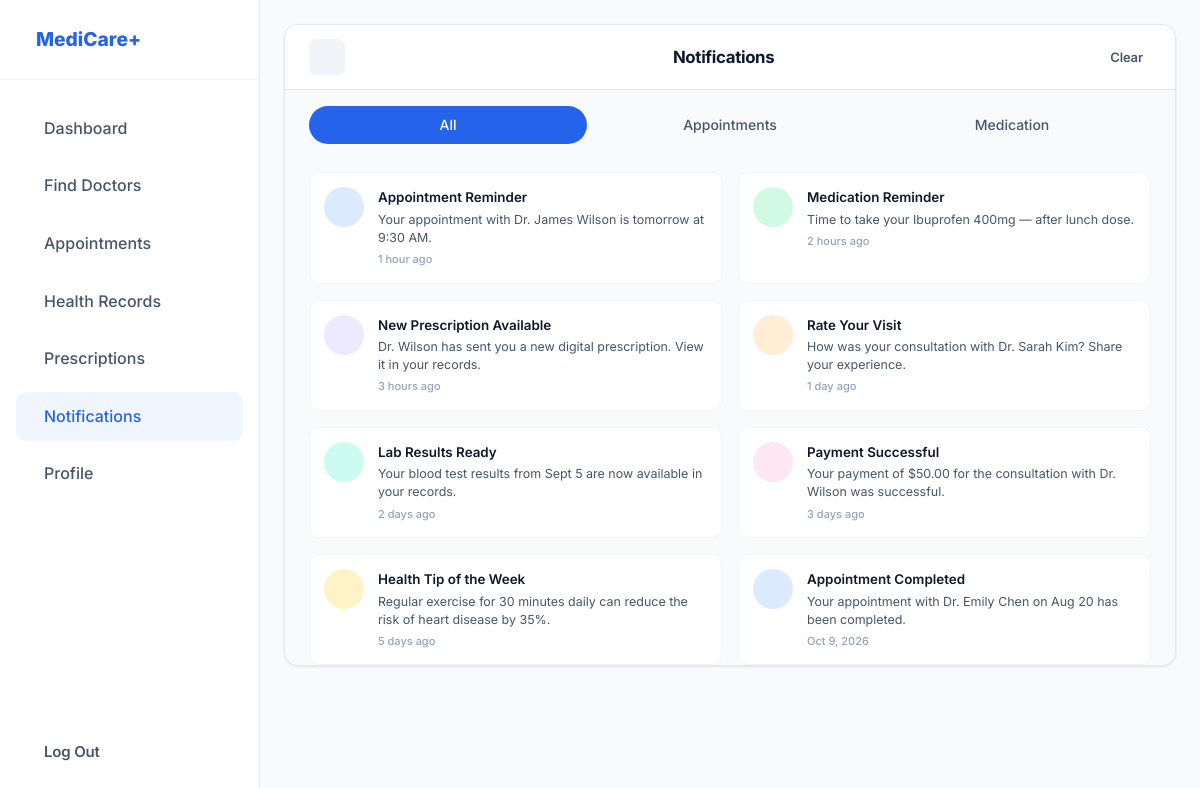
/notifications.php (signed in), run on the app's committed database.
### tables this page shows
CREATE TABLE IF NOT EXISTS notifications (
  id          INT UNSIGNED AUTO_INCREMENT PRIMARY KEY,
  user_id     INT UNSIGNED NOT NULL,
  title       VARCHAR(200) NOT NULL,
  message     TEXT         NOT NULL,
  type        ENUM('appointment','medication','prescription','payment','lab','general') DEFAULT 'general',
  icon_class  VARCHAR(60)  DEFAULT 'ri-notification-3-line',
  icon_color  VARCHAR(20)  DEFAULT 'qa-blue',
  is_read     TINYINT(1)   DEFAULT 0,
  created_at  TIMESTAMP    DEFAULT CURRENT_TIMESTAMP,
  FOREIGN KEY (user_id) REFERENCES users(id) ON DELETE CASCADE
);

### notifications.php (the view, shortened to what this page needs)
<?php
$pdo = getDB();
$uid = $_SESSION['user_id'];
$pdo->prepare('UPDATE notifications SET is_read = 1 WHERE user_id = ?')->execute([$uid]);
$filter = $_GET['type'] ?? 'all';
$sql    = 'SELECT * FROM notifications WHERE user_id = ?';
$params = [$uid];
$sql .= ' ORDER BY created_at DESC';
$stmt = $pdo->prepare($sql);
$stmt->execute($params);
$notifs = $stmt->fetchAll();
function timeAgo(string $datetime): string {
    $diff = time() - strtotime($datetime);
    if ($diff < 86400) return floor($diff / 3600) . ' hour' . (floor($diff/3600)>1?'s':'') . ' ago';
    if ($diff < 604800) return floor($diff / 86400) . ' day' . (floor($diff/86400)>1?'s':'') . ' ago';
    return date('M j, Y', strtotime($datetime));
}
?>
<!DOCTYPE html>
<html lang="en">
<head>
  <link href="https://cdn.jsdelivr.net/npm/remixicon@3.5.0/fonts/remixicon.css" rel="stylesheet">
  <link rel="stylesheet" href="style.css" />
</head>
<body>
<div class="app-layout">
  <aside class="sidebar">
    <div class="sidebar-logo"><i class="ri-hospital-line"></i> MediCare+</div>
    <nav class="sidebar-nav">
      <a href="dashboard.php"><i class="ri-home-5-line"></i> Dashboard</a>
      <a href="doctors.php"><i class="ri-nurse-line"></i> Find Doctors</a>
      <a href="booking.php"><i class="ri-calendar-check-line"></i> Appointments</a>
      <a href="records.php"><i class="ri-folder-open-line"></i> Health Records</a>
      <a href="prescriptions.php"><i class="ri-medicine-bottle-line"></i> Prescriptions</a>
      <a href="notifications.php" class="active"><i class="ri-notification-3-line"></i> Notifications</a>
      <a href="profile.php"><i class="ri-user-3-line"></i> Profile</a>
    </nav>
    <div style="padding: 24px 16px;">
      <a href="logout.php" class="btn btn-ghost" style="color: var(--text-secondary); width: 100%; justify-content: flex-start; gap: 12px; padding: 12px 16px;">
        <i class="ri-logout-box-r-line"></i> Log Out
      </a>
    </div>
  </aside>
  <main class="main-content">
    <div class="content-wrapper">
      <div class="page-content">
        <div class="top-bar">
          <a href="dashboard.php" class="back-btn"><i class="ri-arrow-left-line"></i></a>
          <h1>Notifications</h1>
          <a href="notifications.php?clear=1" class="btn btn-ghost btn-small"
             style="font-weight: 600; padding: 4px 8px;" id="clear-btn">Clear</a>
        </div>
        <div style="padding-top: 16px;">
          <div class="notif-tabs">
            <a href="notifications.php" class="notif-tab <?= $filter === 'all' ? 'active' : '' ?>">All</a>
            <a href="notifications.php?type=appointment" class="notif-tab <?= $filter === 'appointment' ? 'active' : '' ?>">Appointments</a>
            <a href="notifications.php?type=medication" class="notif-tab <?= $filter === 'medication' ? 'active' : '' ?>">Medication</a>
          </div>
          <div class="notif-list">
            <?php if (empty($notifs)): ?>
              <div style="text-align:center; padding:60px 24px; color:var(--text-muted);">
                <i class="ri-notification-off-line" style="font-size:3rem; display:block; margin-bottom:12px;"></i>
                No notifications here.
              </div>
            <?php else: ?>
              <?php foreach ($notifs as $n): ?>
                <div class="notif-item">
                  <div class="notif-icon <?= htmlspecialchars($n['icon_color']) ?>">
                  </div>
                  <div class="notif-content">
                    <h4><?= htmlspecialchars($n['title']) ?></h4>
                    <p><?= htmlspecialchars($n['message']) ?></p>
                    <div class="notif-time"><?= timeAgo($n['created_at']) ?></div>
                  </div>
                </div>
              <?php endforeach; ?>
            <?php endif; ?>
          </div>
        </div>
      </div>
    </div>
  </main>
</div>
</body>
</html>

### data on the page
notifications: title "Appointment Reminder", message "Your appointment with Dr. James Wilson is tomorrow at 9:30 AM.", created_at "1 hour ago"
notifications: title "Medication Reminder", message "Time to take your Ibuprofen 400mg — after lunch dose.", created_at "2 hours ago"
notifications: title "New Prescription Available", message "Dr. Wilson has sent you a new digital prescription. View it in your records.", created_at "3 hours ago"
notifications: title "Rate Your Visit", message "How was your consultation with Dr. Sarah Kim? Share your experience.", created_at "1 day ago"
notifications: title "Lab Results Ready", message "Your blood test results from Sept 5 are now available in your records.", created_at "2 days ago"
notifications: title "Payment Successful", message "Your payment of $50.00 for the consultation with Dr. Wilson was successful.", created_at "3 days ago"
notifications: title "Health Tip of the Week", message "Regular exercise for 30 minutes daily can reduce the risk of heart disease by 35%.", created_at "5 days ago"
notifications: title "Appointment Completed", message "Your appointment with Dr. Emily Chen on Aug 20 has been completed.", created_at "Oct 9, 2026"
